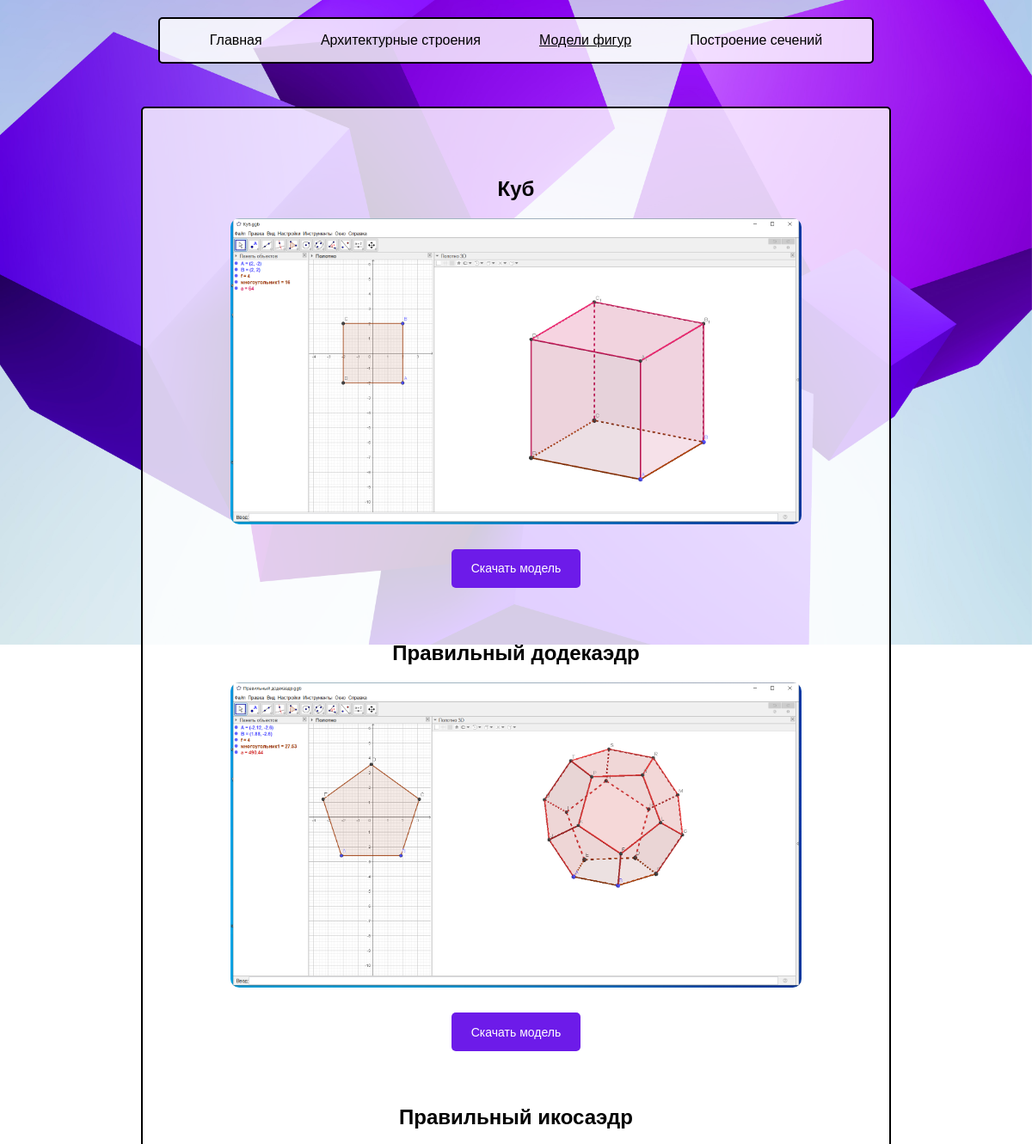
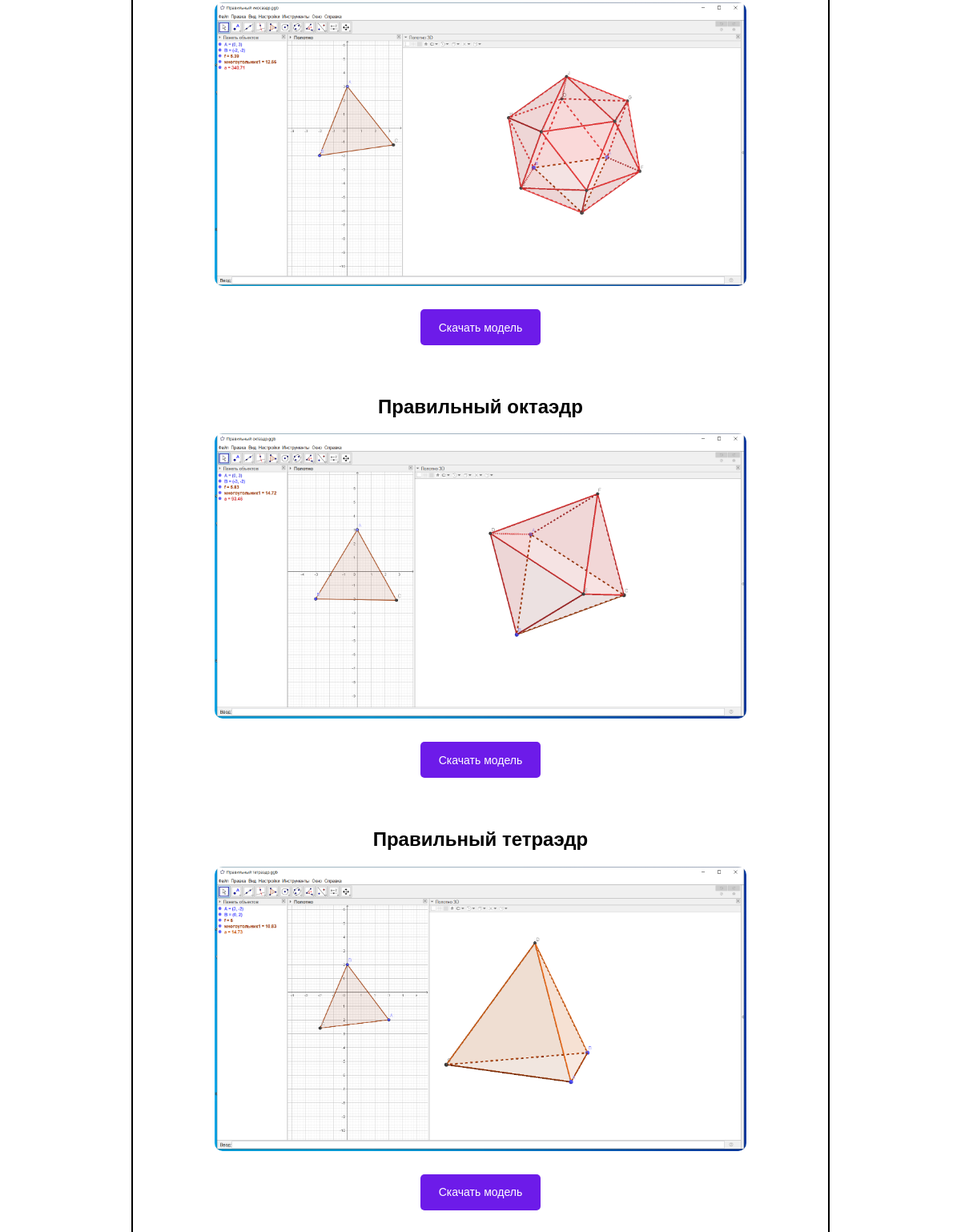
Screenshot of /models.php with the database file from the repository (2 pictures, top to bottom).
### tables this page shows
CREATE TABLE IF NOT EXISTS `data` (
  `id` int NOT NULL AUTO_INCREMENT,
  `name` varchar(100) DEFAULT NULL,
  `photo` varchar(512) DEFAULT NULL,
  `link` varchar(512) DEFAULT NULL,
  `type` varchar(50) DEFAULT NULL,
  PRIMARY KEY (`id`)
);

### models.php (the view, shortened to what this page needs)
<!DOCTYPE html>
<html lang="en">
<head>
    <link rel="stylesheet" href="css/styles.css">
</head>
<body>
    <header>
        <div class="a-container">
            <a href="/">Главная</a>
            <a href="buildings">Архитектурные строения</a>
            <a href="models" class="text-decor">Модели фигур</a>
            <a href="cuts">Построение сечений</a>
        </div>
    </header>
    <main>
        <div class="text-container">
            <?php
            $con = mysqli_connect("localhost", "root", "", "DB");
            mysqli_set_charset($con, "utf8");
            if ($con == false) {
                echo ("Ошибка подключения: " . mysqli_connect_error());
            }
            else {
                $sql = "SELECT name, photo, link FROM data where type='models'";
                $result = mysqli_query($con, $sql);
                $rows = mysqli_fetch_all($result, MYSQLI_ASSOC);
                foreach ($rows as $row) {
                    echo (
                    "<div class='model'>
                        <h2>{$row['name']}</h2>
                        <img class='model__img' src='images/models/{$row['photo']}' alt='Модель'>
                        <a href='{$row['link']}'><button>Скачать модель</button></a>
                    </div>"
                    );
                }
            }
            ?>
        </div>
    </main>
</body>
</html>

### css/styles.css (style rules this page uses)
body { background: url('../images/background.jpg') fixed no-repeat; background-size: 100%; font-family: 'Franklin Gothic Medium', 'Arial Narrow', Arial, sans-serif; }
header { background: rgba(255,255,255,0.8); width: 70%; height: 50px; margin: 20px auto 0 auto; border-radius: 5px; align-items: center; border: solid 2px; }
a { text-decoration: none; color: black; line-height: 50px; margin: 0 10px 0 10px; display: inline; }
.text-decor { text-decoration: underline; }
.a-container { display: flex; justify-content: space-evenly; }
.text-container { background: rgba(255,255,255,0.8); width: 70%; margin: 50px auto 0 auto; border-radius: 5px; align-items: center; border: solid 2px; text-align: justify; padding: 20px; }
.model { width: 80%; margin: 60px auto; text-align: center; }
.model__img { max-width: 100%; border-radius: 10px; margin: auto; }
.model button { background-color: #6d1be9; border-radius: 5px; color: white; font-size: 14px; cursor: pointer; border: none; width: 150px; height: 45px; margin: auto; margin-top: 25px; }

### rows the page displays
data: name "Куб", photo (picture)
data: name "Правильный додекаэдр", photo (picture)
data: name "Правильный икосаэдр", photo (picture)
data: name "Правильный октаэдр", photo (picture)
data: name "Правильный тетраэдр", photo (picture)
